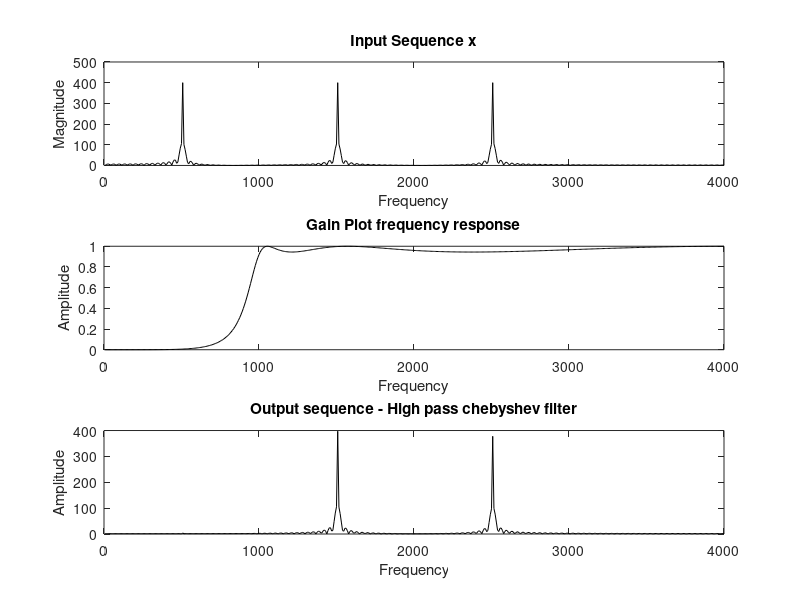

Reproduce this figure in MATLAB.
%chebyshev IIR
%inputs
clc;
clear all;
close all;
fsamp= 8000;
fp= 1000;
fs= 2000; 
ws= (2*fs)/fsamp; %digital
wp= (2*fp)/fsamp;
ap= 0.5;
as= 40;
f1= 500;
f2= 1500;
f3= 2500;
order=1024;
%input signals
t= 0:(1/fsamp):0.1;
x1 = sin(2*pi*f1*t);
x2 = sin(2*pi*f2*t);
x3 = sin(2*pi*f3*t);
x = x1+x2+x3;
%input spectrum
fft_x=fft(x,order);
for i=1:order
    fr(i)=i*(fsamp/order);
end
%low pass
[N,Wp]=cheb1ord(wp,ws,ap,as);
[b,a]= cheby1(N,ap,Wp,'high');
[h,f]= freqz(b,a,order/2,fsamp);
y1= filter(b,a,x);
fft_y1=fft(y1,order);
figure(1);
subplot(311)
plot(fr(1:order/2),abs(fft_x(1:order/2)),'k');
title('Input Sequence x');
xlabel('Frequency');
ylabel('Magnitude');
subplot(312) %gain
h1=abs(h)/max(abs(h));
plot(fr(1:order/2),(h1(1:order/2)),'k');
title('Gain Plot frequency response');
xlabel('Frequency'); ylabel('Amplitude');
subplot(313) %output
plot(fr(1:order/2),abs(fft_y1(1:order/2)),'k');
title('Output sequence - High pass chebyshev filter');
xlabel('Frequency'); ylabel('Amplitude');
